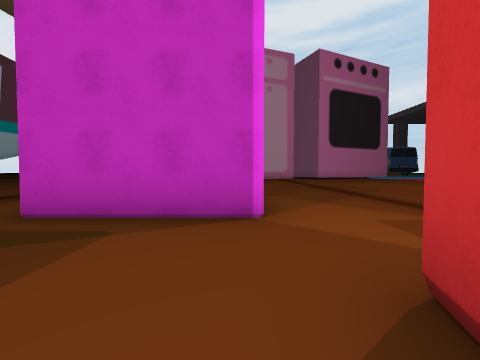
[1] (above)

19 first-person views from a walk through a scene from a Unity 3-D project. The camera is 1.2 m above the floor, tilts 2° down and sees 90° across. The floor is counted in squares, 2 m on a side. Each view is taken from the middle of a square. On the plan, view 1 faces up. The plan holds only what a view shows up to about 9 squares ahead; the rest is blank. The place goes on beyond the plan. The player is left out.

[2]
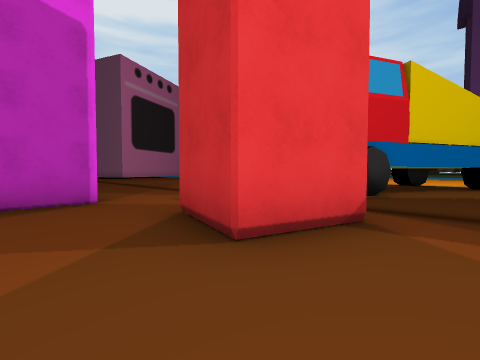

[3]
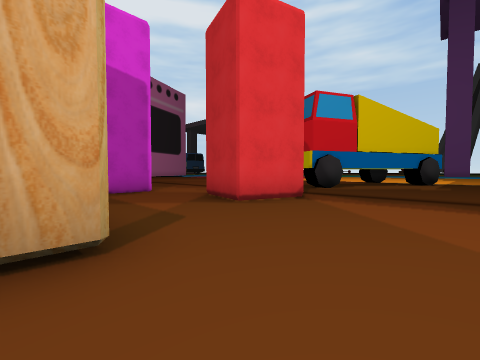

[4]
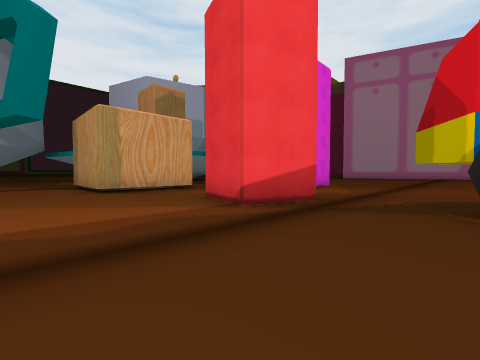

[5]
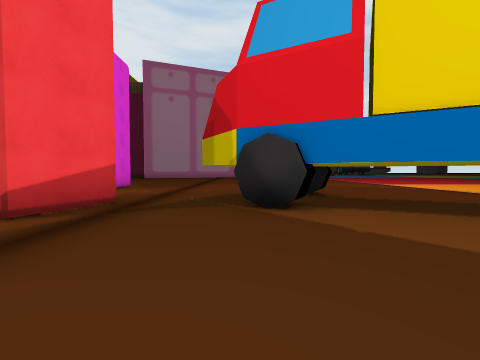

[6]
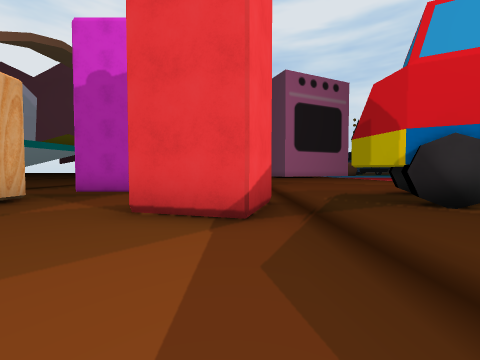

[7]
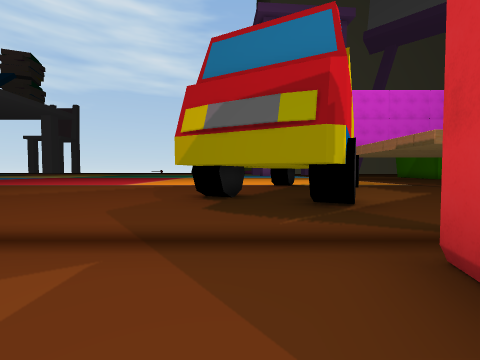

[8]
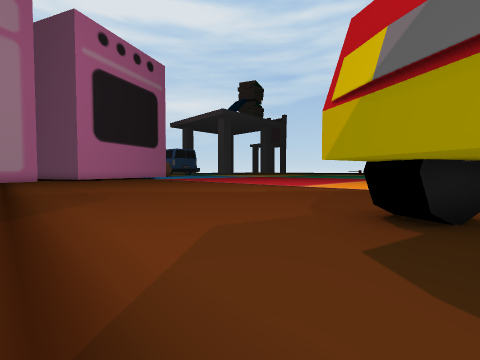

[9]
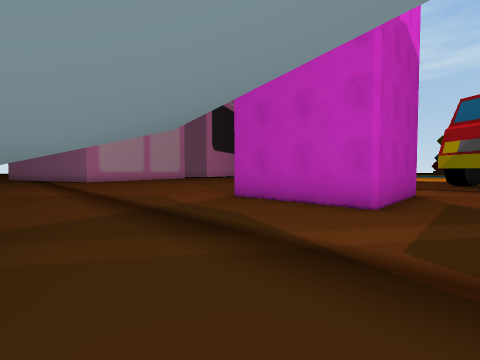

[10]
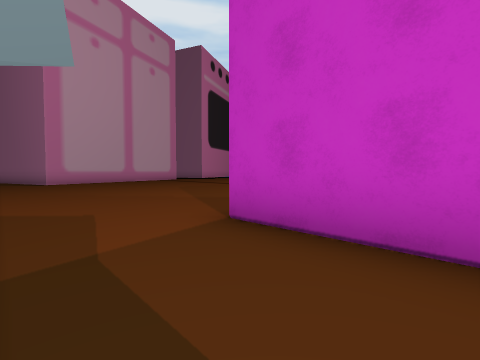

[11]
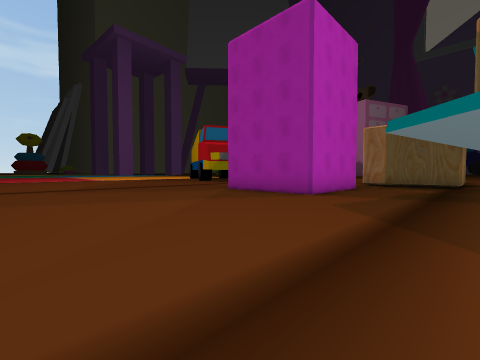

[12]
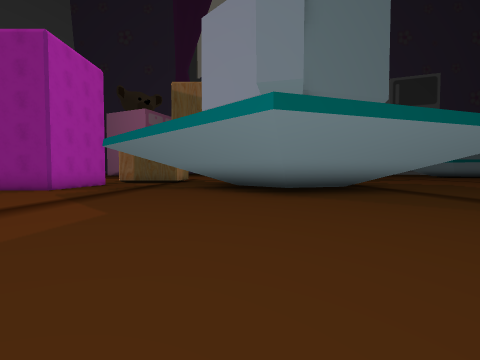

[13]
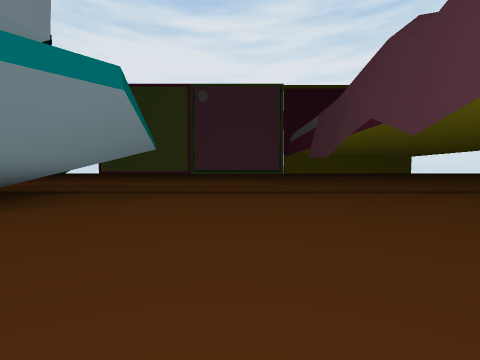

[14]
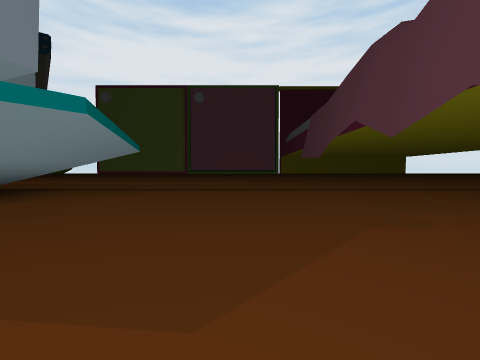

[15]
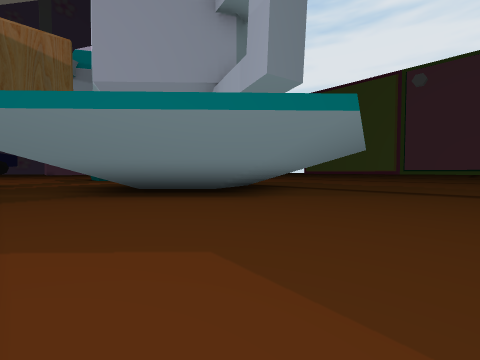

[16]
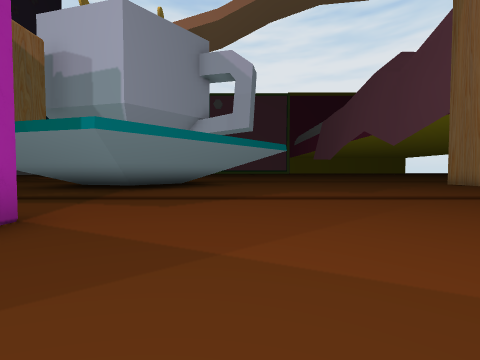

[17]
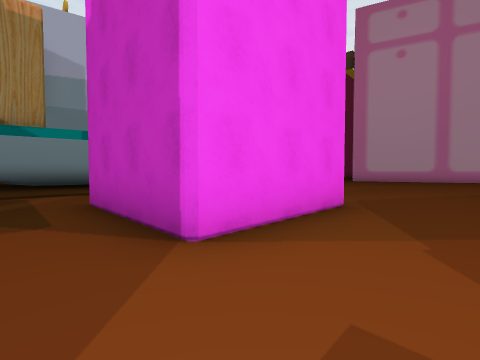

[18]
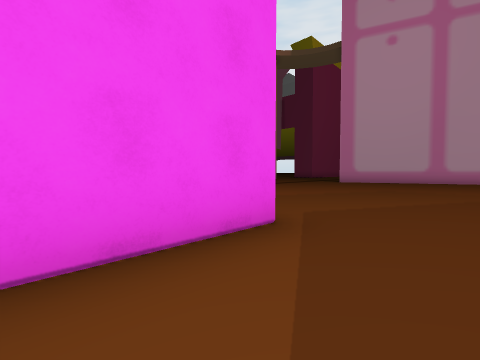

[19]
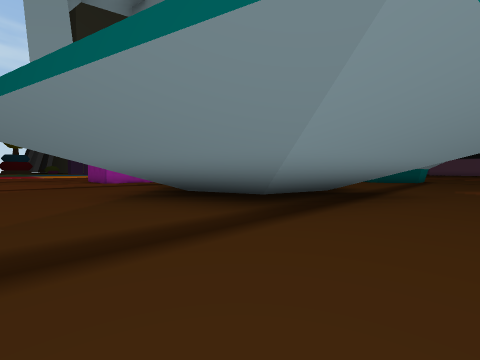

### Floor plan
Key: @ floor where view 1 was taken; # wall or solid block; . floor; T thing the floor can be seen under or through.
Columns run from 16 left of view 1 to 10 right of it. Each row starts with its distance up from view 1.
 21  ..
 20 ....
 19 .....
 18 ......
 17 .........
 16 ..........
 15 .............    ..
 14 ..............  ....
 13 .....................
 12 .......................
 11 .......................
 10 ........................ ..
  9 ...........................
  8 ... ### ...................
  7 ..### ## ..................
  6 ..#    ###...####..........
  5 . #     ##...#  #..........
  4 .##     # ...#  #..........
  3 .##     # ...####.....T ...
  2 ..     ##............TTT ..
  1 ...      ..###...##..T
  0 ...       .###..@##..TTT
 -1 ..         # #...##....TT
 -2            ###...........#
 -3           .................
 -4           .................

Positions as (right, up) in squares from view 1, and headings:
1: (0, 0), facing up
2: (-1, -2), facing up-right
3: (-3, -4), facing up-right
4: (5, -4), facing up-left
5: (5, -4), facing up
6: (2, -4), facing up
7: (1, 2), facing right
8: (3, 2), facing up-right
9: (-7, 2), facing up-right
10: (-5, 4), facing up-right
11: (-6, 12), facing down-right
12: (-9, 14), facing down
13: (-7, 12), facing left
14: (-6, 13), facing left
15: (-6, 12), facing down-left
16: (0, 9), facing left
17: (2, 2), facing up-left
18: (2, 4), facing up-left
19: (-16, 10), facing down-right
